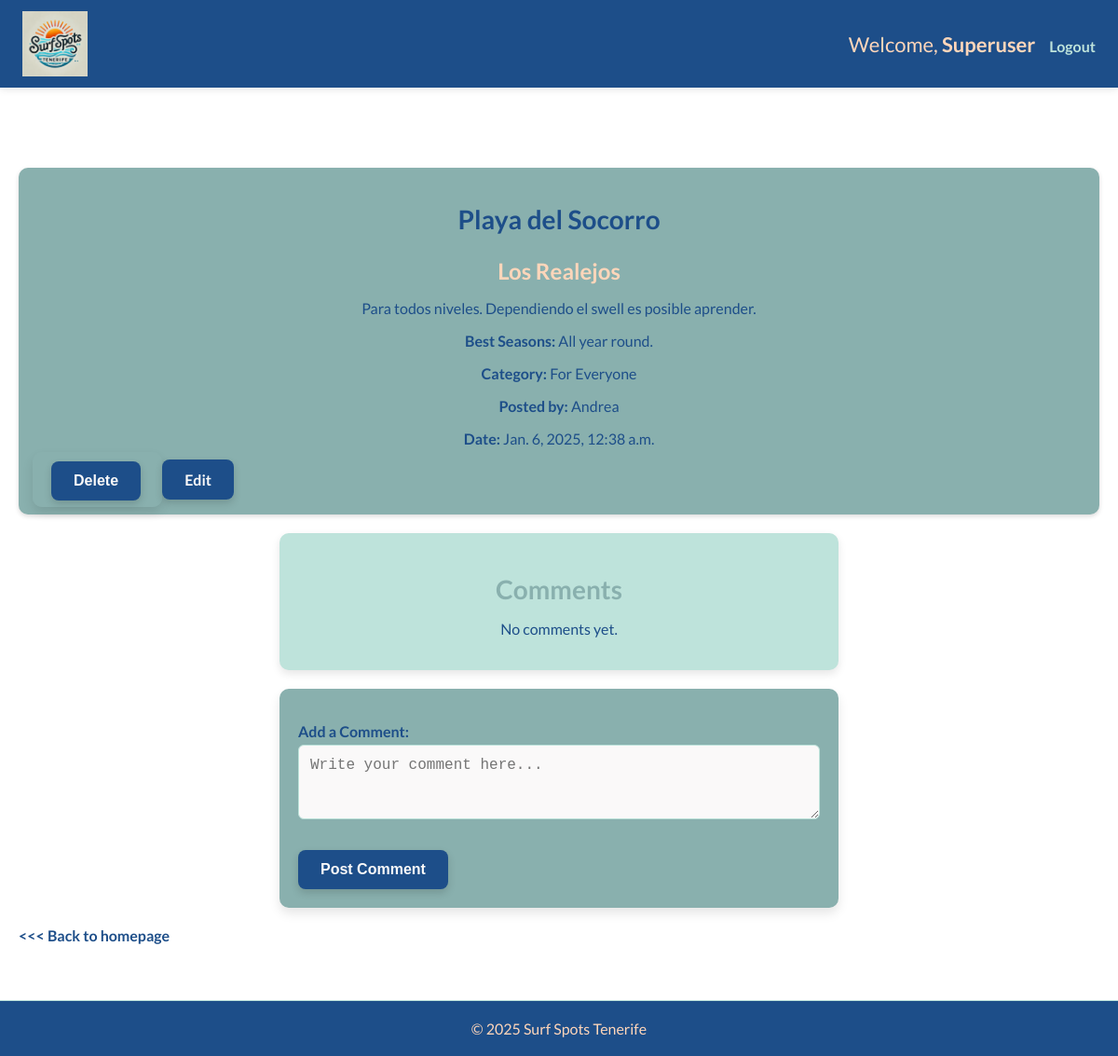
The app's page /users/surf_spots/detail/2/ (signed in), older data.
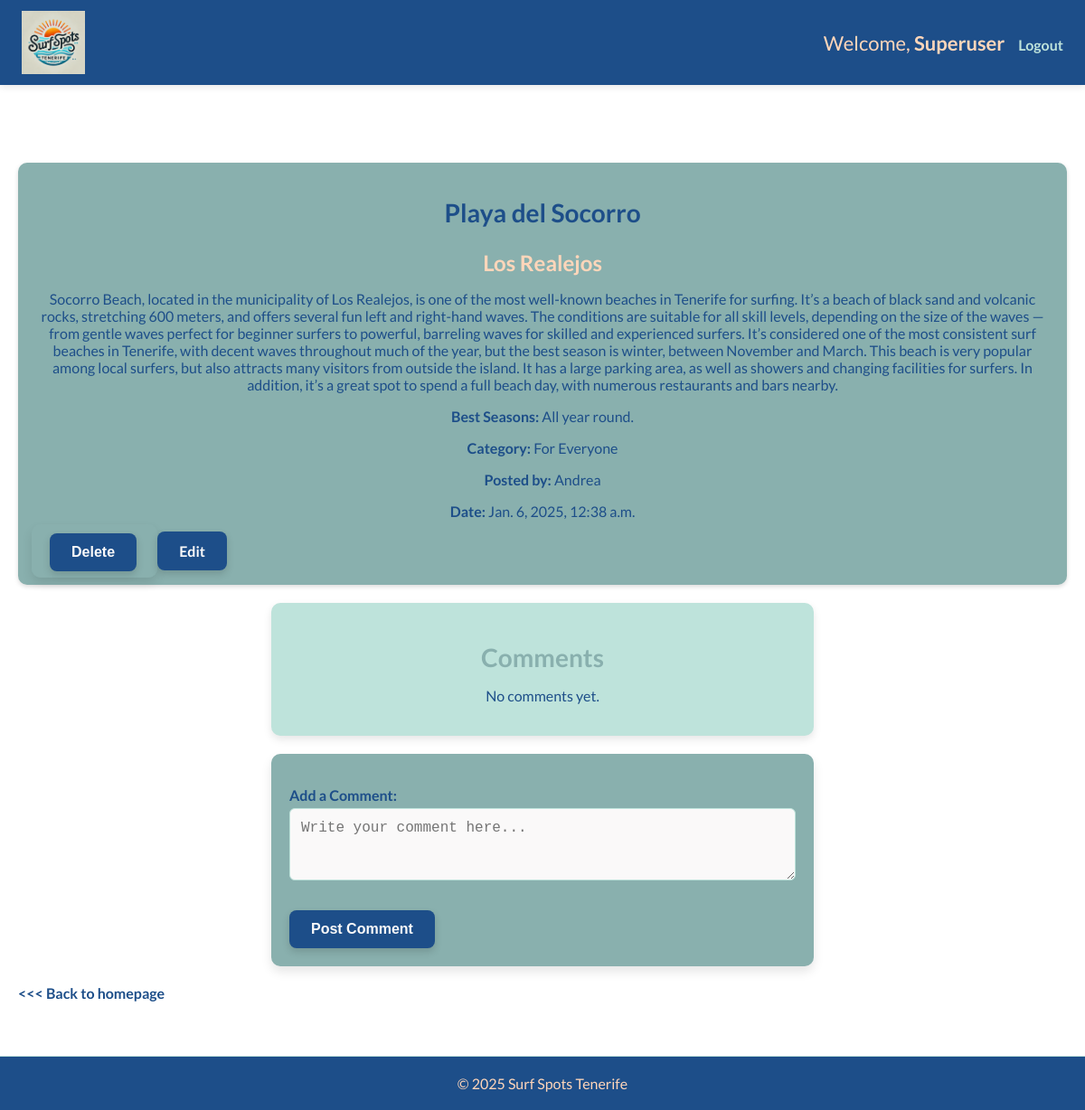
The same page, newer data.
### users_account/models.py (models this page shows, shortened)
class SurfSpot(models.Model):
    CATEGORY_CHOICES = [
        ("Beginner", "Beginner"),
        ("Advanced", "Advanced"),
        ("For Everyone", "For Everyone"),
    ]
    title = models.CharField(max_length=50)
    location = models.CharField(max_length=50)
    description = models.TextField()
    best_seasons = models.CharField(max_length=300, blank=True, null=True)
    category = models.CharField(max_length=20, choices=CATEGORY_CHOICES, default="For Everyone") # New category field
    user = models.ForeignKey(settings.AUTH_USER_MODEL, on_delete=models.CASCADE)
    created_at = models.DateTimeField(auto_now_add=True)

class NovaUser(AbstractUser):
    pass

### users_account/views.py (the view)
# urls.py: path('surf_spots/detail/<int:spot_id>/', views.surf_spot_detail, name='surf_spot_detail'),
@login_required
def surf_spot_detail(request, spot_id):
    form = CommentForm()
    surf_spot = get_object_or_404(SurfSpot, id=spot_id)
    return render(request, 'users_account/surf_spot_detail.html', {'surf_spot': surf_spot, 'comment_form': form})

### users_account/forms.py
class CommentForm (forms.ModelForm):
    class Meta:
        model = Comment
        fields = ['content'] # Only include the content field for user input
        widgets = {
            'content': forms.Textarea(attrs={
                'class': 'form-control',
                'placeholder': 'Write your comment here...',
                'rows': 3,
            })
        }
        labels = {
            'content': 'Add a Comment',
        }

### users_account/templates/users_account/surf_spot_detail.html (shortened to what this page needs)
{% extends 'base.html' %}
{% block content %}
<div class="main-content">
    <div class="surf-spot">
        <h2 class="spot-title">{{ surf_spot.title }}</h2>
        <h3><strong> {{ surf_spot.location }} </strong></h3>
        <p>{{ surf_spot.description }}</p>
        <p><strong>Best Seasons:</strong> {{ surf_spot.best_seasons }}</p>
        <p><strong>Category:</strong> {{ surf_spot.category }}</p>
        <p><strong>Posted by:</strong> {{ surf_spot.user.username }}</p>
        <p><strong>Date:</strong> {{ surf_spot.created_at }}</p>
        {% if request.user.is_superuser or surf_spot.user == request.user %}
        <form method="POST" action="{% url 'delete_post' surf_spot.id %}" style="display:inline;">
            <button type="submit" class="btn-primary"
                onclick="return confirm('Are you sure you want to delete this surf spot?');">Delete</button>
        </form>
        <a href="{% url 'edit_post' surf_spot.id %}" class="edit-btn">Edit</a>
        {% endif %}
    </div>
    <div class="comments-section">
        <h2>Comments</h2>
        {% if surf_spot.comments.exists %}
        {% for comment in surf_spot.comments.all %}
        <div class="comment">
            <p><strong>{{ comment.user.username }}</strong> written on {{ comment.created_at|date:"M d, Y H:i" }}
            </p>
            <p>{{ comment.content }}</p>
            {% if request.user.is_superuser or comment.user == request.user %}
            <form method="POST" action="{% url 'delete_comment' comment.id %}" style="display:inline;">
                {% csrf_token %}
                <button type="submit" class="btn-primary">Delete</button>
            </form>
            <a href="{% url 'edit_comment' comment.id %}" class="edit-btn">Edit</a>
            {% endif %}
        </div>
        {% endfor %}
        {% else %}
        <p>No comments yet.</p>
        {% endif %}
    </div>
    {% if request.user.is_authenticated %}
    <div class="comment-form">
        <form method="POST" action="{% url 'add_comment' surf_spot.id %}">
            {{ comment_form.as_p }}
            <button type="submit" class="btn-primary">Post Comment</button>
        </form>
    </div>
    <a href="{% url 'home' %}" class="link">
        <<< Back to homepage</a>
            {% else %}
            <p>You must <a href="{% url 'login' %}">Log in</a> to post a comment.</p>
            {% endif %}
</div>
{% endblock %}

Row changes from the older to the newer data that the page shows:
changed SurfSpot "Playa del Socorro": description "Para todos niveles. Dependiendo el swell es posible aprender." → "Socorro Beach, located in the municipality of Los Realejos, is one of the most well-known beaches in Tenerife for surfing. It’s a beach of black sand and volcanic rocks, stretching 600 meters, and offers several fun left and right-hand waves. The conditions are suitable for all skill levels, depending on the size of the waves — from gentle waves perfect for beginner surfers to powerful, barreling waves for skilled and experienced surfers. It’s considered one of the most consistent surf beaches in Tenerife, with decent waves throughout much of the year, but the best season is winter, between November and March. This beach is very popular among local surfers, but also attracts many visitors…"
